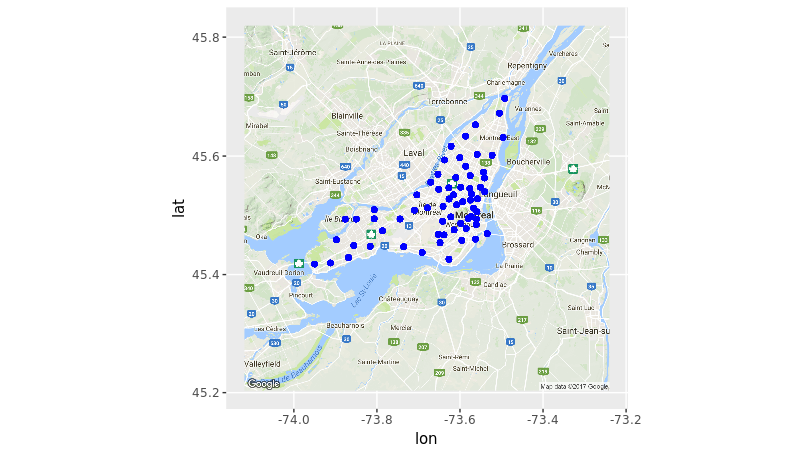

R code for this plot:
#Install package GGMap if it's not present
install.packages("ggmap")

#Load required package GGmap
library(ggmap)

#Reading dataset from GITHUB
mydata = read.csv("https://raw.githubusercontent.com/deyvidwilliam/cebd1160/master/data/3interventions_casernes_distance_2015_2017.csv")

#Extracting latitude and longitude of all fire stations of the dataset into variable casernes"
casernes = data.frame(mydata$incident_nbr, mydata$caserne_longitude, mydata$caserne_latitude)
colnames(casernes) = c('incident','lon','lat')

#Looking for "Island of Montreal" in Google Maps
mtl = as.numeric(geocode("Island of Montreal"))
MTLMap = ggmap(get_googlemap(center=mtl, scale=2, zoom=10), extent="normal")

#Ploting data points in the map
MTLMap + geom_point(aes(x=lon, y=lat), data=casernes, col="blue", alpha=0.5)
